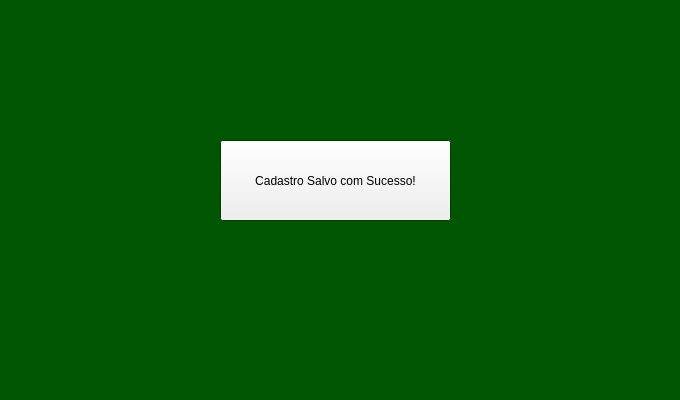
<?xml version="1.0" encoding="UTF-8"?>
<ui version="4.0">
 <class>Partidos7</class>
 <widget class="QWidget" name="Partidos7">
  <property name="geometry">
   <rect>
    <x>0</x>
    <y>0</y>
    <width>680</width>
    <height>400</height>
   </rect>
  </property>
  <property name="palette">
   <palette>
    <active>
     <colorrole role="Base">
      <brush brushstyle="SolidPattern">
       <color alpha="255">
        <red>255</red>
        <green>255</green>
        <blue>255</blue>
       </color>
      </brush>
     </colorrole>
     <colorrole role="Window">
      <brush brushstyle="SolidPattern">
       <color alpha="255">
        <red>0</red>
        <green>85</green>
        <blue>0</blue>
       </color>
      </brush>
     </colorrole>
    </active>
    <inactive>
     <colorrole role="Base">
      <brush brushstyle="SolidPattern">
       <color alpha="255">
        <red>255</red>
        <green>255</green>
        <blue>255</blue>
       </color>
      </brush>
     </colorrole>
     <colorrole role="Window">
      <brush brushstyle="SolidPattern">
       <color alpha="255">
        <red>0</red>
        <green>85</green>
        <blue>0</blue>
       </color>
      </brush>
     </colorrole>
    </inactive>
    <disabled>
     <colorrole role="Base">
      <brush brushstyle="SolidPattern">
       <color alpha="255">
        <red>0</red>
        <green>85</green>
        <blue>0</blue>
       </color>
      </brush>
     </colorrole>
     <colorrole role="Window">
      <brush brushstyle="SolidPattern">
       <color alpha="255">
        <red>0</red>
        <green>85</green>
        <blue>0</blue>
       </color>
      </brush>
     </colorrole>
    </disabled>
   </palette>
  </property>
  <property name="windowTitle">
   <string>Form</string>
  </property>
  <widget class="QPushButton" name="pushButton_2">
   <property name="geometry">
    <rect>
     <x>220</x>
     <y>140</y>
     <width>231</width>
     <height>81</height>
    </rect>
   </property>
   <property name="text">
    <string>Cadastro Salvo com Sucesso!</string>
   </property>
  </widget>
 </widget>
 <resources/>
 <connections/>
</ui>
